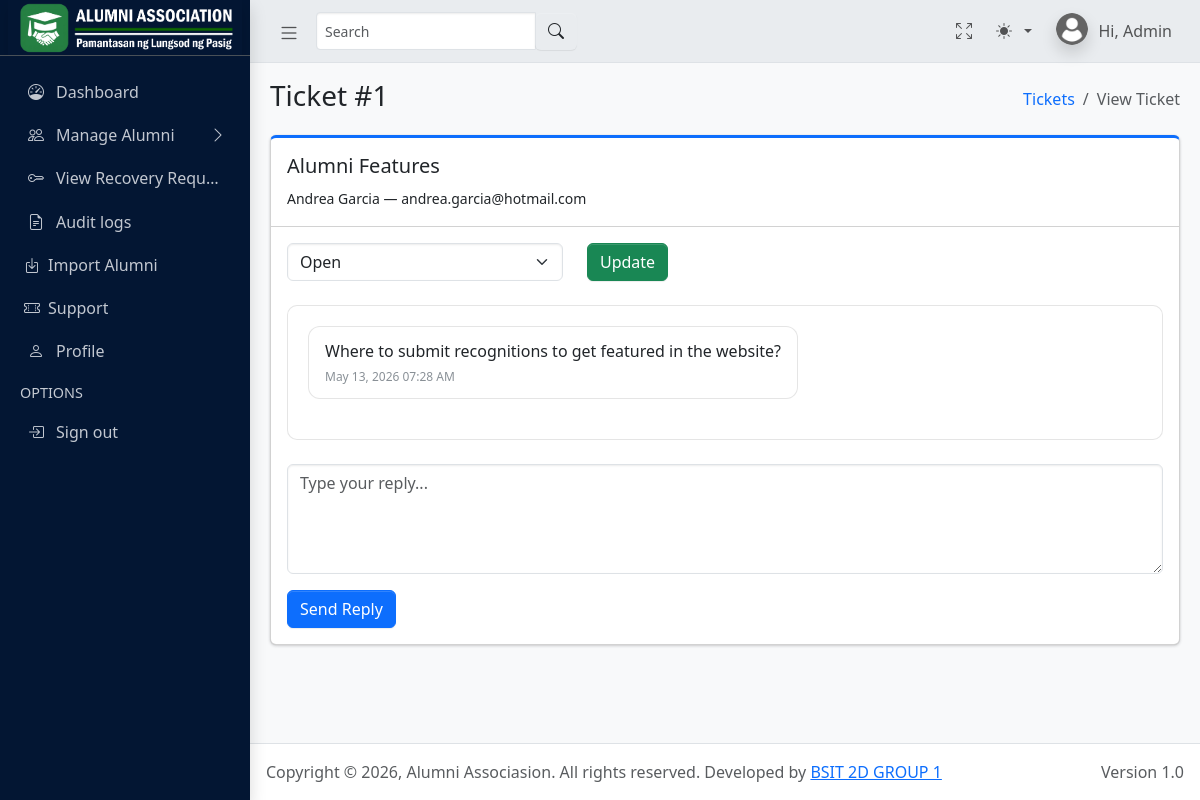
The page /admin/view_ticket.php?id=1 (signed in) on the database its author committed.
### tables this page shows
CREATE TABLE `tickets` (
  `id` int(11) NOT NULL AUTO_INCREMENT,
  `user_id` int(11) DEFAULT NULL,
  `full_name` varchar(120) DEFAULT NULL,
  `email` varchar(120) DEFAULT NULL,
  `subject` varchar(255) DEFAULT NULL,
  `message` text DEFAULT NULL,
  `status` enum('open','in_progress','resolved') DEFAULT 'open',
  `created_at` timestamp NOT NULL DEFAULT current_timestamp(),
  `updated_at` timestamp NULL DEFAULT NULL ON UPDATE current_timestamp(),
  PRIMARY KEY (`id`),
  KEY `fk_ticket_user` (`user_id`),
  CONSTRAINT `fk_ticket_user` FOREIGN KEY (`user_id`) REFERENCES `users` (`id`) ON DELETE SET NULL
);

CREATE TABLE `ticket_replies` (
  `id` int(11) NOT NULL AUTO_INCREMENT,
  `ticket_id` int(11) NOT NULL,
  `sender_type` enum('user','admin') NOT NULL,
  `user_id` int(11) DEFAULT NULL,
  `message` text NOT NULL,
  `created_at` timestamp NOT NULL DEFAULT current_timestamp(),
  PRIMARY KEY (`id`),
  KEY `fk_reply_ticket` (`ticket_id`),
  KEY `fk_reply_user` (`user_id`),
  CONSTRAINT `fk_reply_ticket` FOREIGN KEY (`ticket_id`) REFERENCES `tickets` (`id`) ON DELETE CASCADE,
  CONSTRAINT `fk_reply_user` FOREIGN KEY (`user_id`) REFERENCES `users` (`id`) ON DELETE SET NULL
);

### admin/view_ticket.php (the view, shortened to what this page needs)
<?php
include("../backend/db_admin.php");
$ticket_id = intval($_GET['id']);
$stmt = $conn->prepare("
    SELECT *
    FROM tickets
    WHERE id = ?
");
$stmt->bind_param("i", $ticket_id);
$stmt->execute();
$ticket = $stmt->get_result()->fetch_assoc();
$replies = mysqli_query($conn, "
    SELECT *
    FROM ticket_replies
    WHERE ticket_id = '$ticket_id'
    ORDER BY created_at ASC
");
?>
<!DOCTYPE html>
<html lang="en">
<head>
    <?php include('includes/global_styles.php'); ?>
</head>
<body class="layout-fixed sidebar-expand-lg bg-body-tertiary">
    <div class="app-wrapper">
        <?php include('includes/navbar.php'); ?>
        <?php include('includes/sidebar.php'); ?>
        <main class="app-main">
            <div class="app-content-header">
                <div class="container-fluid">
                    <div class="row">
                        <div class="col-sm-6">
                            <h3 class="mb-0">Ticket #<?= $ticket['id'] ?></h3>
                        </div>
                        <div class="col-sm-6">
                            <ol class="breadcrumb float-sm-end">
                                <li class="breadcrumb-item"><a href="tickets.php">Tickets</a></li>
                                <li class="breadcrumb-item active">View Ticket</li>
                            </ol>
                        </div>
                    </div>
                </div>
            </div>
            <div class="app-content">
                <div class="container-fluid">
                    <div class="card card-primary card-outline">
                        <div class="card-header">
                            <h5>
                                <?= htmlspecialchars($ticket['subject']) ?>
                            </h5>
                            <small>
                                <?= htmlspecialchars($ticket['full_name']) ?>
                                —
                                <?= htmlspecialchars($ticket['email']) ?>
                            </small>
                        </div>
                        <div class="card-body">
                            <form method="POST" class="mb-4">
                                <div class="row">
                                    <div class="col-md-4">
                                        <select name="status" class="form-select">
                                            <option value="open"
                                                <?= $ticket['status'] == 'open' ? 'selected' : '' ?>>
                                                Open
                                            </option>
                                        </select>
                                    </div>
                                    <div class="col-md-2">
                                        <button class="btn btn-success"
                                            name="update_status">
                                            Update
                                        </button>
                                    </div>
                                </div>
                            </form>
                            <div class="chat-box">
                                <?php while ($reply = mysqli_fetch_assoc($replies)): ?>
                                    <div class="message <?= $reply['sender_type'] ?>">
                                        <div class="bubble">
                                            <?= nl2br(htmlspecialchars($reply['message'])) ?>
                                            <div class="time">
                                                <?= date("M d, Y h:i A", strtotime($reply['created_at'])) ?>
                                            </div>
                                        </div>
                                    </div>
                                <?php endwhile; ?>
                            </div>
                            <?php if ($ticket['status'] === 'resolved'): ?>
                                <div style="
                                        padding:15px;
                                        border-radius:10px;
                                        text-align:center;
                                        font-weight:600;
                                    ">
                                    This ticket is resolved and archived.<br>
                                    You can view it but cannot send replies anymore.
                                </div>
                            <?php else: ?>
                                <form method="POST" class="mt-4">
                                    <div class="mb-3">
                                        <textarea
                                            name="message"
                                            class="form-control"
                                            rows="4"
                                            placeholder="Type your reply..."
                                            required></textarea>
                                    </div>
                                    <button class="btn btn-primary"
                                        name="send_reply">
                                        Send Reply
                                    </button>
                                </form>
                            <?php endif; ?>
                        </div>
                    </div>
                </div>
            </div>
        </main>
        <?php include("includes/footer.php"); ?>
</body>
</html>

### admin/view_ticket.php (style rules this page uses)
.chat-box { max-height: 500px; overflow-y: auto; padding: 20px; border-radius: 10px; background: var(--bs-body-bg); color: var(--bs-body-color); }
.chat-box { border: 1px solid rgba(0, 0, 0, 0.1); }
.message { margin-bottom: 20px; }
.bubble { display: inline-block; padding: 12px 16px; border-radius: 12px; max-width: 70%; color: var(--bs-body-color); }
.user .bubble { background: var(--bs-body-bg); border: 1px solid rgba(0, 0, 0, 0.1); }
.time { font-size: 12px; margin-top: 5px; opacity: 0.8; color: inherit; }
.user .time { color: #6c757d; }

### rows shown on the page
tickets: id "1", subject "Alumni Features", full_name "Andrea Garcia", email "andrea.garcia@hotmail.com", status "Open"
ticket_replies: message "Where to submit recognitions to get featured in the website?", created_at "May 13, 2026 07:28 AM"
